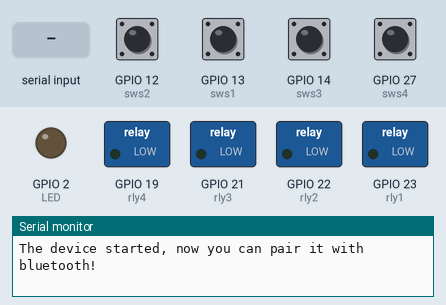
Recording of a sketch running on a simulated ESP32. Shown: switched loads named in the sketch (green lamp = pin HIGH), output pins drawn as LEDs (lit = HIGH), the last lines printed to the serial monitor. Inputs (shaded band) come from the test bench; at power-on: GPIO 12 (sws2), GPIO 13 (sws1), GPIO 14 (sws3), GPIO 27 (sws4) HIGH. Nothing arrives over Bluetooth unless stated.

Above: at 1.2 s.
1.3 s: GPIO 12 (sws2) pulled LOW for 0.15 s
At 1.8 s:
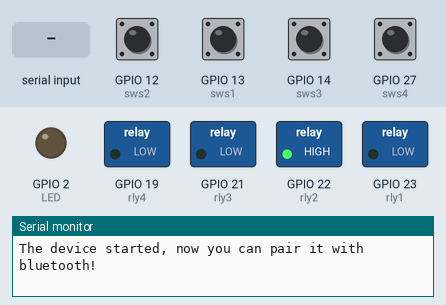
3.0 s: "LED\n" received over the second serial link
At 4.2 s:
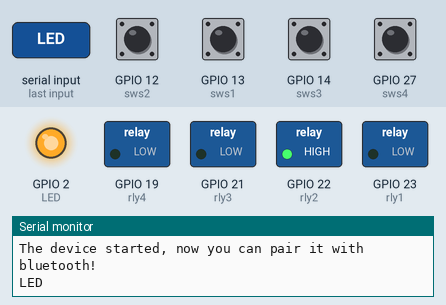
4.5 s: GPIO 13 (sws1) pulled LOW for 0.15 s
At 5.4 s:
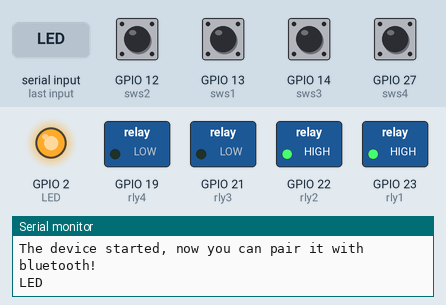
6.2 s: GPIO 14 (sws3) pulled LOW for 0.15 s
At 6.7 s:
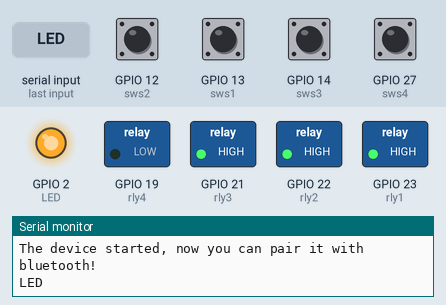
7.9 s: GPIO 27 (sws4) pulled LOW for 0.15 s
At 9.2 s:
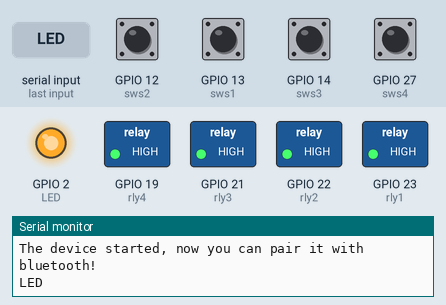
9.6 s: GPIO 12 (sws2) pulled LOW for 1 s
At 10.4 s:
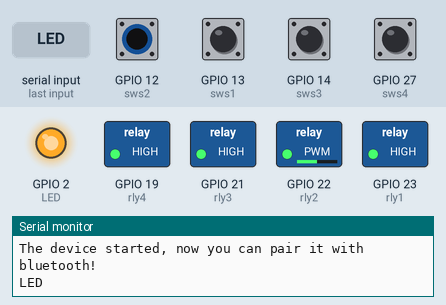
Timing chart, 0 to 12.6 s (numbered marks = the images above; inputs shaded):
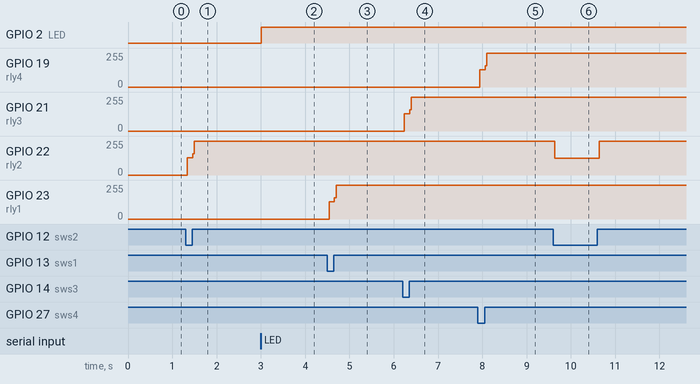

The sketch:

sketch_jan18b.ino
```cpp
#include <SoftwareSerial.h>
#include "BluetoothSerial.h"
#define MAKEWORD(v1,v2)   ((((UINT16)(v1))<<8)+(UINT16)(v2))
#define LED 2
#define rly1 23  //D23  Relay 1
#define rly2 22  //D22 Relay 2
#define rly3 21  //D21 Relay 3
#define rly4 19  //D19 Relay 4

#define sws1 13  //D13  Switch1
#define sws2 12  //D12 Switch2
#define sws3 14  //D14 Switch3
#define sws4 27  //D27 Switch4

bool flg ;
char btx[32];
char str[32];
char str2[8];
char str12[32];
unsigned char cnt, cnt2, cnt3 ;
int ir_pinstate ;

unsigned char aa, bb, cc;
BluetoothSerial SerialBT;


void setup() {
  Serial.begin(115200);
  pinMode(LED, OUTPUT);

  pinMode(rly1, OUTPUT);
  pinMode(rly2, OUTPUT);
  pinMode(rly3, OUTPUT);
  pinMode(rly4, OUTPUT);

  pinMode(sws1, INPUT_PULLUP);
  pinMode(sws2, INPUT_PULLUP);
  pinMode(sws3, INPUT_PULLUP);
  pinMode(sws4, INPUT_PULLUP);

  SerialBT.begin("LT_32"); //Bluetooth device name
  Serial.println("\nThe device started, now you can pair it with bluetooth!");
  //Serial.println("start timer");
  str12[0]=0;
}

void loop()
{
      if(digitalRead(sws1)==0){
      if(digitalRead(rly1)==0){digitalWrite(rly1, HIGH);}
      else {digitalWrite(rly1,LOW);}}

      if(digitalRead(sws2)==0){
      if(digitalRead(rly2)==0){digitalWrite(rly2, HIGH);}
      else {digitalWrite(rly2,LOW);}}

      if(digitalRead(sws3)==0){
      if(digitalRead(rly3)==0){digitalWrite(rly3, HIGH);}
      else {digitalWrite(rly3,LOW);}}

      if(digitalRead(sws4)==0){
      if(digitalRead(rly4)==0){digitalWrite(rly4, HIGH);}
      else {digitalWrite(rly4,LOW);}}

while(Serial.available()){
  //HC12.print(Serial.readString());
  char add1 = Serial.read();
  if( add1 != '\n'){
        str[cnt++] = add1;
  }
  else
  {
    str[cnt]= '\0';
    cnt=0;
    //HC12.print("Server :");
    SerialBT.println(str);
    //if(strstr(str,"HC12")!=NULL)
    //{HC12.println("ITS From HC12");}// str[0]='\0';}
  }
  }


  if(SerialBT.available()) {
    char bt = SerialBT.read();
    if(bt !='\n'){
      btx[cnt3++]= bt;
    }
    else
    {
      btx[cnt3]='\0'; cnt3=0;
      SerialBT.println(btx);
      Serial.println(btx);

      if(strstr(btx,"LED")!=NULL){ btx[0]='\0';
      if(digitalRead(LED)==0){digitalWrite(LED, HIGH);}
      else {digitalWrite(LED,LOW);}
      }

      if(btx=="LD1"){
      if(digitalRead(rly1)==0){digitalWrite(rly1, HIGH);}
      else {digitalWrite(rly1,LOW);}
      }

      if(btx=="LD2"){
      if(digitalRead(rly2)==0){digitalWrite(rly2, HIGH);}
      else {digitalWrite(rly2,LOW);}
      }

      if(btx=="LD3"){
      if(digitalRead(rly3)==0){digitalWrite(rly3, HIGH);}
      else {digitalWrite(rly3,LOW);}
      }

      if(btx=="LD4"){
      if(digitalRead(rly4)==0){digitalWrite(rly4, HIGH);}
      else {digitalWrite(rly4,LOW);}}
        }
       }
     }
//===============================================
```

Measured:
- after the input at 1.3 s, GPIO 22 (rly2): 0/255 → 128/255 at once, → 255/255 0.12 s later
- after the input at 3.0 s, GPIO 2 (LED): LOW → HIGH at once
- after the input at 4.5 s, GPIO 23 (rly1): 0/255 → 128/255 at once, → 255/255 0.12 s later
- after the input at 6.2 s, GPIO 21 (rly3): 0/255 → 128/255 at once, → 255/255 0.12 s later
- after the input at 7.9 s, GPIO 19 (rly4): 0/255 → 128/255 at once, → 255/255 0.12 s later
- after the input at 9.6 s, GPIO 22 (rly2): 255/255 → 127/255 at once, → 255/255 1.0 s later
